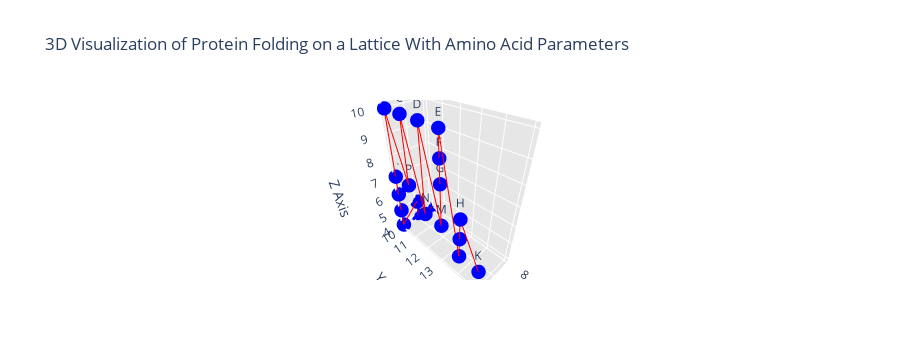

The code cell stored with this chart in its notebook:
### Markdown cell above
It is a bit difficult to interpret the results above as they do not seem so different when I modeled without the new parameters, but the structure does seem less random. It appears to have some sort of directionality, unlike the previous one. To get a better idea of the structure, I am going to try a library called plotly.

### Code cell
indices = np.where(grid != '')
x, y, z = indices[0], indices[1], indices[2] 
labels = grid[x, y, z]

fig1 = go.Figure()

fig1.add_trace(go.Scatter3d(
    x=x, y=y, z=z,
    mode='markers+text',
    marker=dict(
        size=5,
        color='blue',
    ),
    text=labels,  
    textposition="top center"
))

fig1.add_trace(go.Scatter3d( # Adding lines to connect points
    x=x, y=y, z=z,
    mode='lines',
    line=dict(
        color='red', 
        width=2
    )
))

fig1.update_layout(
    title='3D Visualization of Protein Folding on a Lattice With Amino Acid Parameters',
    scene=dict(
        xaxis_title='X Axis',
        yaxis_title='Y Axis',
        zaxis_title='Z Axis',
        xaxis=dict(showbackground=True, backgroundcolor="rgb(230, 230,230)"),
        yaxis=dict(showbackground=True, backgroundcolor="rgb(230, 230,230)"),
        zaxis=dict(showbackground=True, backgroundcolor="rgb(230, 230,230)")
    ),
    showlegend=False
)

fig1.show()

### Figure 1 — Plotly figure (JSON) as saved in the notebook; plotly's stock layout.template omitted (floating-point values rounded to 4 significant figures)
{"data": [{"marker": {"color": "blue", "size": 5}, "mode": "markers+text", "text": ["W", "V", "Y", "T", "S", "R", "Q", "A", "P", "C", "N", "D", "M", "G", "F", "E", "L", "I", "H", "K"], "textposition": "top center", "type": "scatter3d", "x": [8, 9, 9, 10, 10, 10, 10, 10, 10, 10, 10, 10, 10, 10, 10, 10, 10, 10, 10, 10], "y": [10, 10, 10, 10, 10, 10, 10, 10, 11, 11, 12, 12, 13, 13, 13, 13, 14, 14, 14, 15], "z": [4, 4, 5, 4, 5, 6, 7, 10, 7, 10, 6, 10, 6, 8, 9, 10, 5, 6, 7, 5]}, {"line": {"color": "red", "width": 2}, "mode": "lines", "type": "scatter3d", "x": [8, 9, 9, 10, 10, 10, 10, 10, 10, 10, 10, 10, 10, 10, 10, 10, 10, 10, 10, 10], "y": [10, 10, 10, 10, 10, 10, 10, 10, 11, 11, 12, 12, 13, 13, 13, 13, 14, 14, 14, 15], "z": [4, 4, 5, 4, 5, 6, 7, 10, 7, 10, 6, 10, 6, 8, 9, 10, 5, 6, 7, 5]}], "layout": {"autosize": true, "height": 360, "scene": {"aspectmode": "auto", "aspectratio": {"x": 0.5109, "y": 1.277, "z": 1.533}, "xaxis": {"backgroundcolor": "rgb(230, 230,230)", "showbackground": true, "title": {"text": "X Axis"}, "type": "linear"}, "yaxis": {"backgroundcolor": "rgb(230, 230,230)", "showbackground": true, "title": {"text": "Y Axis"}, "type": "linear"}, "zaxis": {"backgroundcolor": "rgb(230, 230,230)", "showbackground": true, "title": {"text": "Z Axis"}, "type": "linear"}}, "showlegend": false, "title": {"text": "3D Visualization of Protein Folding on a Lattice With Amino Acid Parameters"}}}
